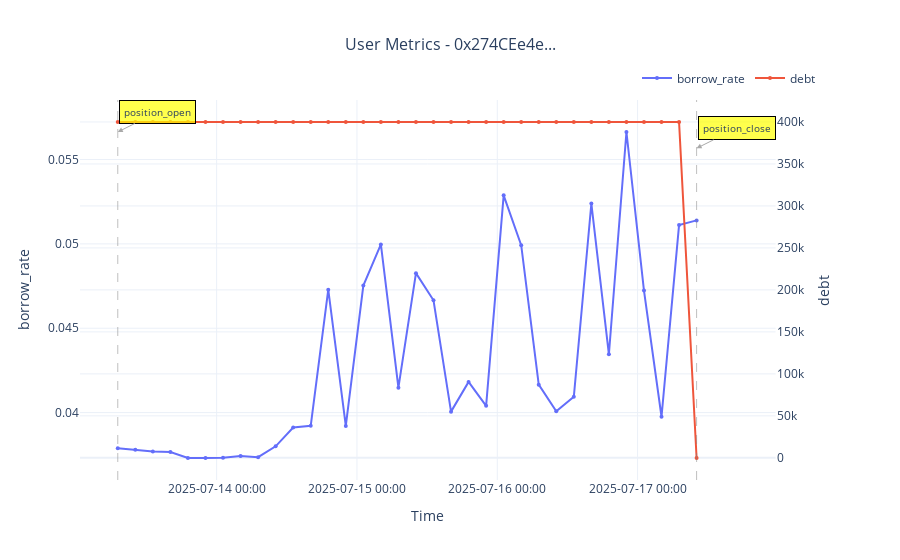

The notebook cell this image was saved under:
### Code cell
import matplotlib.pyplot as plt

import plotly.express as px
import plotly.graph_objects as go
from plotly.subplots import make_subplots
def plot_user_metrics(df, fields, user_address=None):
    """
    Plot time series metrics with action markers using Plotly.
    """
    if user_address:
        plot_df = df[df['user_address'] == user_address].copy()
        if plot_df.empty:
            print(f"No data for user {user_address}")
            return
    else:
        plot_df = df.copy()
    
    plot_df = plot_df.sort_values('timestamp')
    plot_df['datetime'] = pd.to_datetime(plot_df['timestamp'], unit='s')
    
    # Create subplot with secondary y-axis
    fig = make_subplots(specs=[[{"secondary_y": len(fields) > 1}]])
    
    colors = px.colors.qualitative.Plotly

    plot_df[fields[0]] = plot_df[fields[0]].clip(0, plot_df[fields[0]].max())
    
    # Add first field
    fig.add_trace(
        go.Scatter(x=plot_df['datetime'], y=plot_df[fields[0]],
                  mode='lines+markers',
                  name=fields[0],
                  line=dict(color=colors[0], width=2),
                  marker=dict(size=4)),
        secondary_y=False
    )
    
    # Add second field if exists
    if len(fields) > 1:
        fig.add_trace(
            go.Scatter(x=plot_df['datetime'], y=plot_df[fields[1]],
                      mode='lines+markers',
                      name=fields[1],
                      line=dict(color=colors[1], width=2),
                      marker=dict(size=4)),
            secondary_y=True
        )
    
    # Add action markers
    action_df = plot_df[plot_df['action'] != 'none'].copy()
    
    # Get y-axis ranges
    
    print(plot_df[fields[0]].min())
    y1_min, y1_max = plot_df[fields[0]].min(), plot_df[fields[0]].max()
    y1_min = max(y1_min,0)
    y1_range = y1_max - y1_min
    print(y1_range)
    
    for i, (idx, row) in enumerate(action_df.iterrows()):
        # Add vertical line
        fig.add_vline(x=row['datetime'], line_dash="dash", 
                     line_color="gray", opacity=0.5, line_width=1)
        
        # Add action label using first y-axis scale
        y_pos = y1_max - (i * y1_range * 0.05)
        fig.add_annotation(
            x=row['datetime'],
            y=y_pos,
            text=row['action'],
            showarrow=True,
            arrowhead=2,
            arrowsize=1,
            arrowwidth=1,
            arrowcolor="darkgray",
            ax=40,
            ay=-20,
            font=dict(size=10),
            bgcolor="rgba(255, 255, 0, 0.7)",
            bordercolor="black",
            borderwidth=1,
            borderpad=4,
            yref="y"  # Explicitly use left axis
        )
    
    # Update layout
    title = f"User Metrics - {user_address[:10]}..." if user_address else "User Metrics - All Users"
    fig.update_layout(
        title=dict(text=title, x=0.5, font=dict(size=16)),
        hovermode='x unified',
        legend=dict(orientation="h", yanchor="bottom", y=1.02, xanchor="right", x=1),
        template="plotly_white"
    )
    
    # Update axes
    fig.update_xaxes(title_text="Time", tickformat="%Y-%m-%d %H:%M")
    fig.update_yaxes(title_text=fields[0], secondary_y=False)
    if len(fields) > 1:
        fig.update_yaxes(title_text=fields[1], secondary_y=True)
    
    fig.show()

# Example usage
plot_user_metrics(hourly_data, ['borrow_rate', 'debt'], user_address='0x274CEe4e810429c49BF3C2B71EbC70f717823040')

### Figure 1 — Plotly figure (JSON) as saved in the notebook; plotly's stock layout.template omitted (floating-point values rounded to 4 significant figures)
{"data": [{"line": {"color": "#636EFA", "width": 2}, "marker": {"size": 4}, "mode": "lines+markers", "name": "borrow_rate", "type": "scatter", "x": ["2025-07-13T07:05:35", "2025-07-13T10:05:35", "2025-07-13T13:05:35", "2025-07-13T16:05:35", "2025-07-13T19:05:35", "2025-07-13T22:05:35", "2025-07-14T01:05:35", "2025-07-14T04:05:35", "2025-07-14T07:05:35", "2025-07-14T10:05:35", "2025-07-14T13:05:35", "2025-07-14T16:05:35", "2025-07-14T19:05:35", "2025-07-14T22:05:35", "2025-07-15T01:05:35", "2025-07-15T04:05:35", "2025-07-15T07:05:35", "2025-07-15T10:05:35", "2025-07-15T13:05:35", "2025-07-15T16:05:35", "2025-07-15T19:05:35", "2025-07-15T22:05:35", "2025-07-16T01:05:35", "2025-07-16T04:05:35", "2025-07-16T07:05:35", "2025-07-16T10:05:35", "2025-07-16T13:05:35", "2025-07-16T16:05:35", "2025-07-16T19:05:35", "2025-07-16T22:05:35", "2025-07-17T01:05:35", "2025-07-17T04:05:35", "2025-07-17T07:05:35", "2025-07-17T10:05:35"], "xaxis": "x", "y": [0.03788, 0.03779, 0.03769, 0.03767, 0.03731, 0.03731, 0.03732, 0.03743, 0.03736, 0.038, 0.03911, 0.03921, 0.04728, 0.03921, 0.04753, 0.04997, 0.04148, 0.04827, 0.04666, 0.04006, 0.04182, 0.0404, 0.05288, 0.04992, 0.04166, 0.04008, 0.04094, 0.05239, 0.04346, 0.05663, 0.04723, 0.03975, 0.05111, 0.05139], "yaxis": "y"}, {"line": {"color": "#EF553B", "width": 2}, "marker": {"size": 4}, "mode": "lines+markers", "name": "debt", "type": "scatter", "x": ["2025-07-13T07:05:35", "2025-07-13T10:05:35", "2025-07-13T13:05:35", "2025-07-13T16:05:35", "2025-07-13T19:05:35", "2025-07-13T22:05:35", "2025-07-14T01:05:35", "2025-07-14T04:05:35", "2025-07-14T07:05:35", "2025-07-14T10:05:35", "2025-07-14T13:05:35", "2025-07-14T16:05:35", "2025-07-14T19:05:35", "2025-07-14T22:05:35", "2025-07-15T01:05:35", "2025-07-15T04:05:35", "2025-07-15T07:05:35", "2025-07-15T10:05:35", "2025-07-15T13:05:35", "2025-07-15T16:05:35", "2025-07-15T19:05:35", "2025-07-15T22:05:35", "2025-07-16T01:05:35", "2025-07-16T04:05:35", "2025-07-16T07:05:35", "2025-07-16T10:05:35", "2025-07-16T13:05:35", "2025-07-16T16:05:35", "2025-07-16T19:05:35", "2025-07-16T22:05:35", "2025-07-17T01:05:35", "2025-07-17T04:05:35", "2025-07-17T07:05:35", "2025-07-17T10:05:35"], "xaxis": "x", "y": [400000.0, 400000.0, 400000.0, 400000.0, 400000.0, 400000.0, 400000.0, 400000.0, 400000.0, 400000.0, 400000.0, 400000.0, 400000.0, 400000.0, 400000.0, 400000.0, 400000.0, 400000.0, 400000.0, 400000.0, 400000.0, 400000.0, 400000.0, 400000.0, 400000.0, 400000.0, 400000.0, 400000.0, 400000.0, 400000.0, 400000.0, 400000.0, 400000.0, -193.7], "yaxis": "y2"}], "layout": {"annotations": [{"arrowcolor": "darkgray", "arrowhead": 2, "arrowsize": 1, "arrowwidth": 1, "ax": 40, "ay": -20, "bgcolor": "rgba(255, 255, 0, 0.7)", "bordercolor": "black", "borderpad": 4, "borderwidth": 1, "font": {"size": 10}, "showarrow": true, "text": "position_open", "x": "2025-07-13T07:05:35", "y": 0.05663, "yref": "y"}, {"arrowcolor": "darkgray", "arrowhead": 2, "arrowsize": 1, "arrowwidth": 1, "ax": 40, "ay": -20, "bgcolor": "rgba(255, 255, 0, 0.7)", "bordercolor": "black", "borderpad": 4, "borderwidth": 1, "font": {"size": 10}, "showarrow": true, "text": "position_close", "x": "2025-07-17T10:05:35", "y": 0.05566, "yref": "y"}], "hovermode": "x unified", "legend": {"orientation": "h", "x": 1, "xanchor": "right", "y": 1.02, "yanchor": "bottom"}, "shapes": [{"line": {"color": "gray", "dash": "dash", "width": 1}, "opacity": 0.5, "type": "line", "x0": "2025-07-13T07:05:35", "x1": "2025-07-13T07:05:35", "xref": "x", "y0": 0, "y1": 1, "yref": "y domain"}, {"line": {"color": "gray", "dash": "dash", "width": 1}, "opacity": 0.5, "type": "line", "x0": "2025-07-17T10:05:35", "x1": "2025-07-17T10:05:35", "xref": "x", "y0": 0, "y1": 1, "yref": "y domain"}], "title": {"font": {"size": 16}, "text": "User Metrics - 0x274CEe4e...", "x": 0.5}, "xaxis": {"anchor": "y", "domain": [0, 0.94], "tickformat": "%Y-%m-%d %H:%M", "title": {"text": "Time"}}, "yaxis": {"anchor": "x", "domain": [0, 1], "title": {"text": "borrow_rate"}}, "yaxis2": {"anchor": "x", "overlaying": "y", "side": "right", "title": {"text": "debt"}}}}
